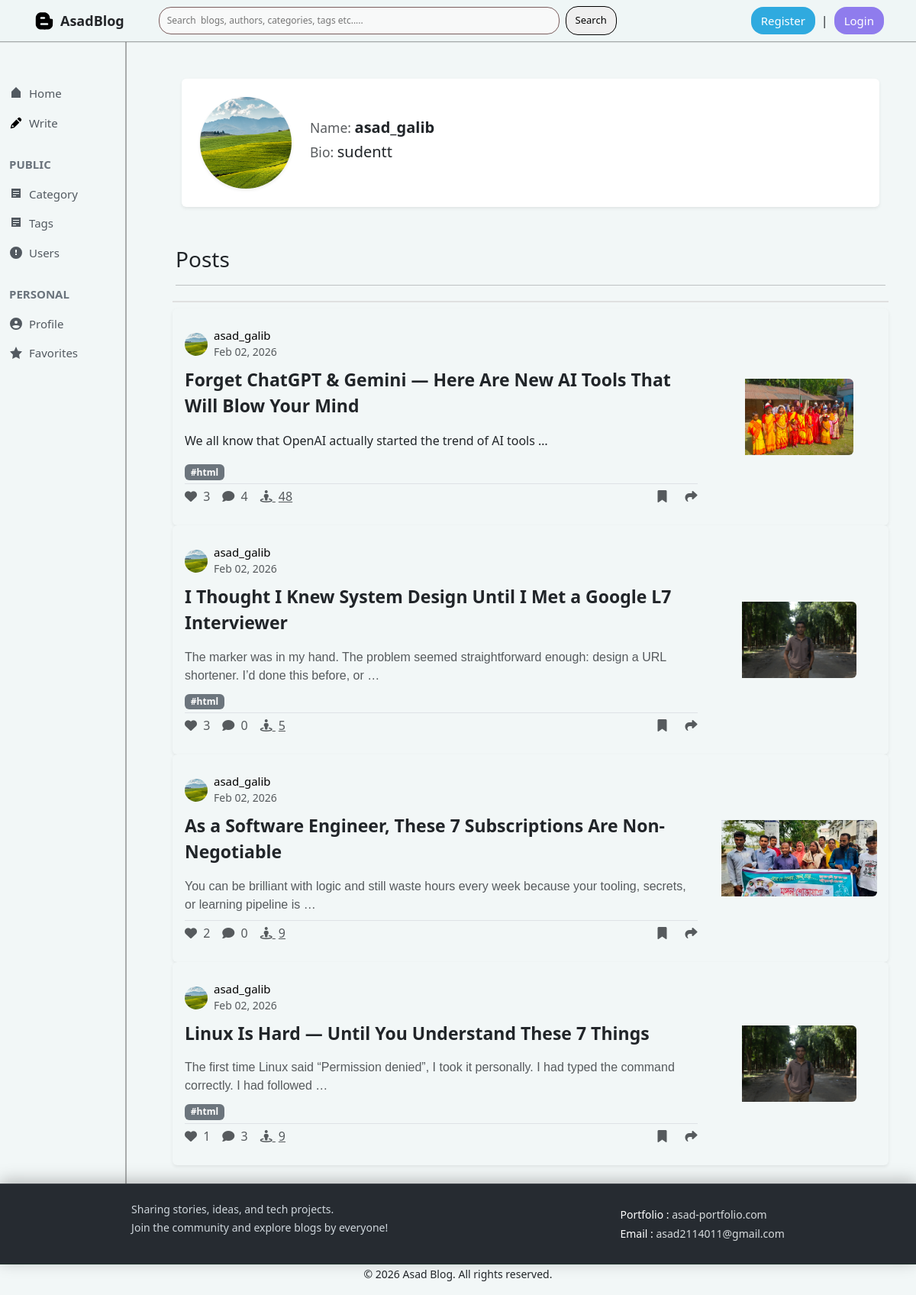
Page /all_users/profile/asad_galib on the earlier database version.
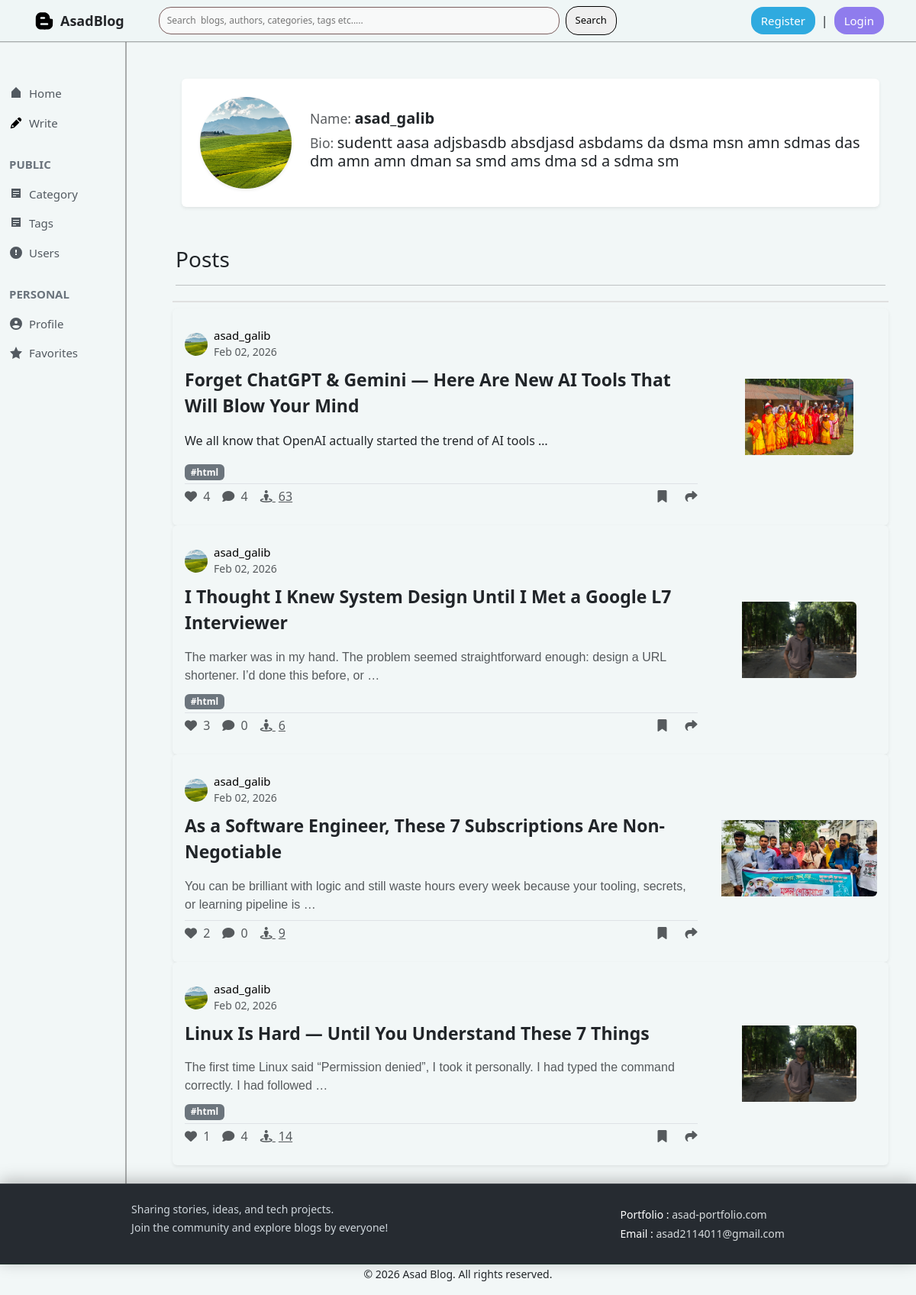
Same page on the later database version.
### author/models.py (models this page shows, shortened)
class Author(models.Model):
    user=models.OneToOneField(User,on_delete=models.CASCADE,related_name="author_profile")
    name=models.CharField(max_length=100)
    slug=models.SlugField(max_length=120,unique=True,blank=True)
    bio=models.TextField()
    email=models.EmailField(max_length=100)
    profile_image=models.ImageField(upload_to='authors/',blank=True,null=True)
    created_at=models.DateTimeField(auto_now_add=True)

### posts/models.py (models this page shows, shortened)
class Post(models.Model):
    title=models.CharField(max_length=200)
    slug=models.SlugField(max_length=250,unique=True,blank=True)
    content=HTMLField()
    post_image=models.ImageField(upload_to='posts/',blank=True,null=True)
    view_count=models.PositiveIntegerField(default=0)
    catagory=models.ForeignKey(catagory,on_delete=models.PROTECT,related_name='posts')
    author=models.ForeignKey(Author,on_delete=models.CASCADE,related_name='posts')
    tags=models.ManyToManyField(Tag,blank=True,related_name='posts')
    created_at=models.DateTimeField(auto_now_add=True)
    updated_at=models.DateTimeField(auto_now=True)
    class Meta:
        ordering=['-created_at']

### blog_project/views.py (the view)
# urls.py: path('all_users/profile/<slug>', views.users_profile, name='users_profile'),
def users_profile(request,slug):
    author=get_object_or_404(Author,slug=slug)
    posts=Post.objects.filter(author=author)
    context={
        'posts':posts,
        'author':author,
    }
    return render(request,'users_profile.html',context)

### templates/users_profile.html (shortened to what the changed rows need)
{% extends 'base.html' %}
{%load static%}
{% block content %}
<div class="container-fluid px-3 px-md-4 mt-4">
    <div class="card mb-4 shadow-sm border-0">
        <div class="card-body p-3 p-md-4">
            <div class="row align-items-center">
                <div class="col-12 col-md-auto text-center text-md-start mb-3 mb-md-0">
                    {% if author.profile_image %}
                    <img src="{{ author.profile_image.url }}" alt="{{ author.name }}" class="rounded-circle shadow-sm"
                        style="width: 120px; height: 120px; object-fit: cover;">
                    {% else %}
                    <div class="rounded-circle bg-primary text-white d-inline-flex align-items-center justify-content-center shadow-sm"
                        style="width: 120px; height: 120px; font-size: 48px; font-weight: bold;">
                        {{ author.name|first|upper }}
                    </div>
                    {% endif %}
                </div>
                <div class="col-12 col-md">
                    <div class="profile-info">
                        <h5 class="mb-2">
                            <span class="text-muted small d-inline">Name: </span>
                            <span class="fw-semibold d-inline">{{ author.name }}</span>
                        </h5>
                        <h5 class="mb-2">
                            <span class="text-muted  small d-inline">Bio: </span>
                            <span class="mb-0 d-inline">{{ author.bio|default:"No bio available" }}</span>
                        </h5>
                    </div>
                </div>
            </div>
        </div>
    </div>
</div>
<div class="home-container m-0">
    <div class="container-fluid py-4">
        <div class="row">
            <div class="col-12">
                {% for post in posts %}
                <div class="card shadow-sm border-0 post-card" style="padding: 10px 0px; background-color: #f2f7f7;">
                    <div class="row g-0">
                        {% if post.post_image %}
                        <div class="col-md-9">
                            {% else %}
                            <div class="col-md-12">
                                {% endif %}
                                <div class="card-body p-3">
                                    <div class="post-header d-flex justify-content-between">
                                        <div class="d-flex align-items-center mb-2">
                                            {% if post.author.profile_image %}
                                            <img src="{{ post.author.profile_image.url }}" class="rounded-circle me-2"
                                                alt="{{ post.author.name }}" width="30" height="30"
                                                style="object-fit: cover;">
                                            {% else %}
                                            <div class="rounded-circle bg-primary text-white d-flex align-items-center justify-content-center me-2"
                                                style="width: 30px; height: 30px; font-weight: bold;">
                                                {{ post.author.name|first|upper }}
                                            </div>
                                            {% endif %}
                                            <div>
                                                <a href="#" style="text-decoration: none; color: black;">
                                                    <h6 class="mb-0" style="font-size: 15px;">{{ post.author.name }}
                                                    </h6>
                                                </a>
                                                <small class="text-muted">
                                                    {{post.created_at|date:'M d, Y'}}
                                                </small>
                                            </div>
                                        </div>
                                    </div>
                                    <div class=" mb-2">
                                        <div class="d-flex align-items-center justify-content-between gap-1 ">
                                            <a href="{% url 'post_details' post.id %}" class="text-decoration-none text-dark card-title "
                                                style="font-size: 23px; font-weight: bold;">
                                                {{ post.title }}
                                            </a>
                                        </div>
                                    </div>
                                    <p class="card-text text-muted mb-2"
                                        style="font-family: Arial, Helvetica, sans-serif;">
                                        {{post.content|safe|truncatewords_html:20}}
                                    </p>
                                    <div class="mb-1">
                                        {% for tag in post.tags.all %}
                                        <span class="badge bg-secondary me-1">#{{ tag.name }}</span>
                                        {% endfor %}
                                    </div>
                                    <div class="d-flex justify-content-between align-items-center pt-1 border-top">
                                        <div class="d-flex gap-3">
                                            <a href="{% url 'post_details' post.id%}" class="text-decoration-none text-muted interaction-link">
                                                <i class="fa-solid fa-heart"></i>
                                                <span class="ms-1">{{ post.likes.count }}</span>
                                            </a>
                                            <a href="{% url 'post_details' post.id%}" class="text-decoration-none text-muted interaction-link">
                                                <i class="fa-solid fa-comment"></i>
                                                <span class="ms-1">{{ post.comments.count }}</span>
                                            </a>
                                            <a href="{% url 'post_details' post.id%}" class="text-muted">
                                                <i class="fa-solid fa-street-view"></i>
                                                <span class="ms-1">{{ post.view_count }}</span>
                                            </a>
                                        </div>
                                        <div class="d-flex gap-4">
                                            <a href="#" class="text-decoration-none text-muted interaction-link">
                                                <i class="fa-solid fa-bookmark"></i>
                                            </a>
                                            <div class="dropdown">
                                                <a href="#" class="text-decoration-none text-muted interaction-link"
                                                    data-bs-toggle="dropdown" aria-expanded="false">
                                                    <i class="fa-solid fa-share"></i>
                                                </a>
                                            </div>
                                        </div>
                                    </div>
                                </div>
                            </div>
                            {% if post.post_image %}
                            <div class="col-md-3 d-flex align-items-center justify-content-center post_image_lg">
                                <img src="{{ post.post_image.url }}" class="img-fluid rounded-end  object-fit-cover"
                                    alt="No image" style="max-height: 100px; min-height: 100px;">
                            </div>
                            {% endif %}
                        </div>
                    </div>
                    {% empty %}
                    <div class="text-center py-5">
                        <p class="text-muted">No posts available{% if selected_category %} in this category{% endif %}.
                        </p>
                    </div>
                {% endfor %}
                </div>
            </div>
        </div>
    </div>
</div>
{% endblock %}

Differences in the rows shown:
changed Author "asad_galib": bio "sudentt" → "sudentt aasa adjsbasdb absdjasd asbdams da dsma msn amn sdmas das dm amn amn dman sa smd ams dma sd a sdma sm"
changed Post "Forget ChatGPT & Gemini — Here Are New AI Tools That Will Blow Your Mind": likes.count "3" → "4"; view_count "48" → "63"
changed Post "I Thought I Knew System Design Until I Met a Google L7 Interviewer": view_count "5" → "6"
changed Post "Linux Is Hard — Until You Understand These 7 Things": comments.count "3" → "4"; view_count "9" → "14"
